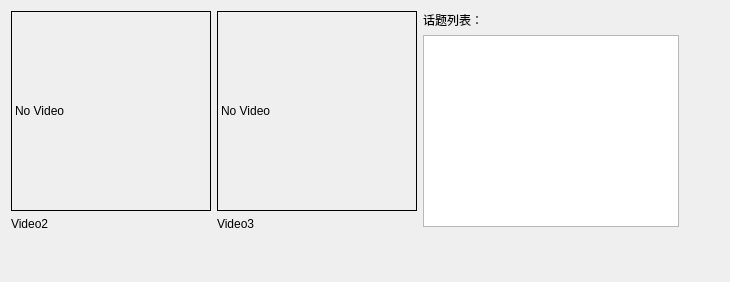
          <widget class="QWidget" name="tab_7">
           <attribute name="title">
            <string>其他</string>
           </attribute>
           <layout class="QVBoxLayout" name="verticalLayout_21">
            <item>
             <layout class="QGridLayout" name="gridLayout_4">
              <item row="0" column="3">
               <spacer name="horizontalSpacer_3">
                <property name="orientation">
                 <enum>Qt::Horizontal</enum>
                </property>
                <property name="sizeHint" stdset="0">
                 <size>
                  <width>40</width>
                  <height>20</height>
                 </size>
                </property>
               </spacer>
              </item>
              <item row="0" column="0">
               <layout class="QVBoxLayout" name="verticalLayout_11">
                <item>
                 <widget class="QLabel" name="label_video2">
                  <property name="minimumSize">
                   <size>
                    <width>200</width>
                    <height>200</height>
                   </size>
                  </property>
                  <property name="maximumSize">
                   <size>
                    <width>200</width>
                    <height>200</height>
                   </size>
                  </property>
                  <property name="styleSheet">
                   <string notr="true">border:1px solid rgb(0, 0, 0)</string>
                  </property>
                  <property name="text">
                   <string>No Video</string>
                  </property>
                 </widget>
                </item>
                <item>
                 <widget class="QLabel" name="label_v_name2">
                  <property name="maximumSize">
                   <size>
                    <width>90</width>
                    <height>30</height>
                   </size>
                  </property>
                  <property name="text">
                   <string>Video2</string>
                  </property>
                 </widget>
                </item>
                <item>
                 <spacer name="verticalSpacer">
                  <property name="orientation">
                   <enum>Qt::Vertical</enum>
                  </property>
                  <property name="sizeHint" stdset="0">
                   <size>
                    <width>20</width>
                    <height>40</height>
                   </size>
                  </property>
                 </spacer>
                </item>
               </layout>
              </item>
              <item row="0" column="2">
               <layout class="QVBoxLayout" name="verticalLayout_20">
                <item>
                 <widget class="QLabel" name="label_29">
                  <property name="maximumSize">
                   <size>
                    <width>90</width>
                    <height>30</height>
                   </size>
                  </property>
                  <property name="text">
                   <string>话题列表：</string>
                  </property>
                 </widget>
                </item>
                <item>
                 <widget class="QListWidget" name="topic_listWidget"/>
                </item>
                <item>
                 <spacer name="verticalSpacer_3">
                  <property name="orientation">
                   <enum>Qt::Vertical</enum>
                  </property>
                  <property name="sizeHint" stdset="0">
                   <size>
                    <width>20</width>
                    <height>40</height>
                   </size>
                  </property>
                 </spacer>
                </item>
               </layout>
              </item>
              <item row="0" column="1">
               <layout class="QVBoxLayout" name="verticalLayout_19">
                <item>
                 <widget class="QLabel" name="label_video3">
                  <property name="minimumSize">
                   <size>
                    <width>200</width>
                    <height>200</height>
                   </size>
                  </property>
                  <property name="maximumSize">
                   <size>
                    <width>200</width>
                    <height>200</height>
                   </size>
                  </property>
                  <property name="styleSheet">
                   <string notr="true">border:1px solid rgb(0, 0, 0)</string>
                  </property>
                  <property name="text">
                   <string>No Video</string>
                  </property>
                 </widget>
                </item>
                <item>
                 <widget class="QLabel" name="label_v_name3">
                  <property name="maximumSize">
                   <size>
                    <width>16777215</width>
                    <height>15</height>
                   </size>
                  </property>
                  <property name="text">
                   <string>Video3</string>
                  </property>
                 </widget>
                </item>
                <item>
                 <spacer name="verticalSpacer_2">
                  <property name="orientation">
                   <enum>Qt::Vertical</enum>
                  </property>
                  <property name="sizeHint" stdset="0">
                   <size>
                    <width>20</width>
                    <height>40</height>
                   </size>
                  </property>
                 </spacer>
                </item>
               </layout>
              </item>
             </layout>
            </item>
           </layout>
          </widget>
